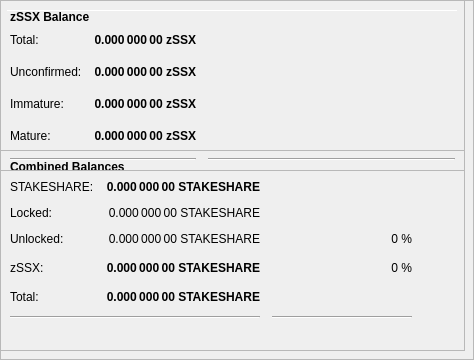
        <widget class="QFrame" name="frameObfuscation">
         <property name="minimumSize">
          <size>
           <width>0</width>
           <height>350</height>
          </size>
         </property>
         <property name="layoutDirection">
          <enum>Qt::LeftToRight</enum>
         </property>
         <property name="frameShape">
          <enum>QFrame::StyledPanel</enum>
         </property>
         <property name="frameShadow">
          <enum>QFrame::Raised</enum>
         </property>
         <widget class="QPushButton" name="runAutoDenom">
          <property name="geometry">
           <rect>
            <x>251</x>
            <y>17</y>
            <width>1</width>
            <height>1</height>
           </rect>
          </property>
          <property name="palette">
           <palette>
            <active>
             <colorrole role="WindowText">
              <brush brushstyle="SolidPattern">
               <color alpha="255">
                <red>0</red>
                <green>0</green>
                <blue>0</blue>
               </color>
              </brush>
             </colorrole>
             <colorrole role="Button">
              <brush brushstyle="SolidPattern">
               <color alpha="255">
                <red>239</red>
                <green>238</green>
                <blue>238</blue>
               </color>
              </brush>
             </colorrole>
             <colorrole role="Light">
              <brush brushstyle="SolidPattern">
               <color alpha="255">
                <red>255</red>
                <green>255</green>
                <blue>255</blue>
               </color>
              </brush>
             </colorrole>
             <colorrole role="Midlight">
              <brush brushstyle="SolidPattern">
               <color alpha="255">
                <red>247</red>
                <green>246</green>
                <blue>246</blue>
               </color>
              </brush>
             </colorrole>
             <colorrole role="Dark">
              <brush brushstyle="SolidPattern">
               <color alpha="255">
                <red>119</red>
                <green>119</green>
                <blue>119</blue>
               </color>
              </brush>
             </colorrole>
             <colorrole role="Mid">
              <brush brushstyle="SolidPattern">
               <color alpha="255">
                <red>159</red>
                <green>159</green>
                <blue>159</blue>
               </color>
              </brush>
             </colorrole>
             <colorrole role="Text">
              <brush brushstyle="SolidPattern">
               <color alpha="255">
                <red>0</red>
                <green>0</green>
                <blue>0</blue>
               </color>
              </brush>
             </colorrole>
             <colorrole role="BrightText">
              <brush brushstyle="SolidPattern">
               <color alpha="255">
                <red>255</red>
                <green>255</green>
                <blue>255</blue>
               </color>
              </brush>
             </colorrole>
             <colorrole role="ButtonText">
              <brush brushstyle="SolidPattern">
               <color alpha="255">
                <red>0</red>
                <green>0</green>
                <blue>0</blue>
               </color>
              </brush>
             </colorrole>
             <colorrole role="Base">
              <brush brushstyle="SolidPattern">
               <color alpha="255">
                <red>255</red>
                <green>255</green>
                <blue>255</blue>
               </color>
              </brush>
             </colorrole>
             <colorrole role="Window">
              <brush brushstyle="SolidPattern">
               <color alpha="255">
                <red>239</red>
                <green>238</green>
                <blue>238</blue>
               </color>
              </brush>
             </colorrole>
             <colorrole role="Shadow">
              <brush brushstyle="SolidPattern">
               <color alpha="255">
                <red>0</red>
                <green>0</green>
                <blue>0</blue>
               </color>
              </brush>
             </colorrole>
             <colorrole role="AlternateBase">
              <brush brushstyle="SolidPattern">
               <color alpha="255">
                <red>247</red>
                <green>246</green>
                <blue>246</blue>
               </color>
              </brush>
             </colorrole>
             <colorrole role="ToolTipBase">
              <brush brushstyle="SolidPattern">
               <color alpha="255">
                <red>255</red>
                <green>255</green>
                <blue>220</blue>
               </color>
              </brush>
             </colorrole>
             <colorrole role="ToolTipText">
              <brush brushstyle="SolidPattern">
               <color alpha="255">
                <red>0</red>
                <green>0</green>
                <blue>0</blue>
               </color>
              </brush>
             </colorrole>
            </active>
            <inactive>
             <colorrole role="WindowText">
              <brush brushstyle="SolidPattern">
               <color alpha="255">
                <red>0</red>
                <green>0</green>
                <blue>0</blue>
               </color>
              </brush>
             </colorrole>
             <colorrole role="Button">
              <brush brushstyle="SolidPattern">
               <color alpha="255">
                <red>239</red>
                <green>238</green>
                <blue>238</blue>
               </color>
              </brush>
             </colorrole>
             <colorrole role="Light">
              <brush brushstyle="SolidPattern">
               <color alpha="255">
                <red>255</red>
                <green>255</green>
                <blue>255</blue>
               </color>
              </brush>
             </colorrole>
             <colorrole role="Midlight">
              <brush brushstyle="SolidPattern">
               <color alpha="255">
                <red>247</red>
                <green>246</green>
                <blue>246</blue>
               </color>
              </brush>
             </colorrole>
             <colorrole role="Dark">
              <brush brushstyle="SolidPattern">
               <color alpha="255">
                <red>119</red>
                <green>119</green>
                <blue>119</blue>
               </color>
              </brush>
             </colorrole>
             <colorrole role="Mid">
              <brush brushstyle="SolidPattern">
               <color alpha="255">
                <red>159</red>
                <green>159</green>
                <blue>159</blue>
               </color>
              </brush>
             </colorrole>
             <colorrole role="Text">
              <brush brushstyle="SolidPattern">
               <color alpha="255">
                <red>0</red>
                <green>0</green>
                <blue>0</blue>
               </color>
              </brush>
             </colorrole>
             <colorrole role="BrightText">
              <brush brushstyle="SolidPattern">
               <color alpha="255">
                <red>255</red>
                <green>255</green>
                <blue>255</blue>
               </color>
              </brush>
             </colorrole>
             <colorrole role="ButtonText">
              <brush brushstyle="SolidPattern">
               <color alpha="255">
                <red>0</red>
                <green>0</green>
                <blue>0</blue>
               </color>
              </brush>
             </colorrole>
             <colorrole role="Base">
              <brush brushstyle="SolidPattern">
               <color alpha="255">
                <red>255</red>
                <green>255</green>
                <blue>255</blue>
               </color>
              </brush>
             </colorrole>
             <colorrole role="Window">
              <brush brushstyle="SolidPattern">
               <color alpha="255">
                <red>239</red>
                <green>238</green>
                <blue>238</blue>
               </color>
              </brush>
             </colorrole>
             <colorrole role="Shadow">
              <brush brushstyle="SolidPattern">
               <color alpha="255">
                <red>0</red>
                <green>0</green>
                <blue>0</blue>
               </color>
              </brush>
             </colorrole>
             <colorrole role="AlternateBase">
              <brush brushstyle="SolidPattern">
               <color alpha="255">
                <red>247</red>
                <green>246</green>
                <blue>246</blue>
               </color>
              </brush>
             </colorrole>
             <colorrole role="ToolTipBase">
              <brush brushstyle="SolidPattern">
               <color alpha="255">
                <red>255</red>
                <green>255</green>
                <blue>220</blue>
               </color>
              </brush>
             </colorrole>
             <colorrole role="ToolTipText">
              <brush brushstyle="SolidPattern">
               <color alpha="255">
                <red>0</red>
                <green>0</green>
                <blue>0</blue>
               </color>
              </brush>
             </colorrole>
            </inactive>
            <disabled>
             <colorrole role="WindowText">
              <brush brushstyle="SolidPattern">
               <color alpha="255">
                <red>119</red>
                <green>119</green>
                <blue>119</blue>
               </color>
              </brush>
             </colorrole>
             <colorrole role="Button">
              <brush brushstyle="SolidPattern">
               <color alpha="255">
                <red>239</red>
                <green>238</green>
                <blue>238</blue>
               </color>
              </brush>
             </colorrole>
             <colorrole role="Light">
              <brush brushstyle="SolidPattern">
               <color alpha="255">
                <red>255</red>
                <green>255</green>
                <blue>255</blue>
               </color>
              </brush>
             </colorrole>
             <colorrole role="Midlight">
              <brush brushstyle="SolidPattern">
               <color alpha="255">
                <red>247</red>
                <green>246</green>
                <blue>246</blue>
               </color>
              </brush>
             </colorrole>
             <colorrole role="Dark">
              <brush brushstyle="SolidPattern">
               <color alpha="255">
                <red>119</red>
                <green>119</green>
                <blue>119</blue>
               </color>
              </brush>
             </colorrole>
             <colorrole role="Mid">
              <brush brushstyle="SolidPattern">
               <color alpha="255">
                <red>159</red>
                <green>159</green>
                <blue>159</blue>
               </color>
              </brush>
             </colorrole>
             <colorrole role="Text">
              <brush brushstyle="SolidPattern">
               <color alpha="255">
                <red>119</red>
                <green>119</green>
                <blue>119</blue>
               </color>
              </brush>
             </colorrole>
             <colorrole role="BrightText">
              <brush brushstyle="SolidPattern">
               <color alpha="255">
                <red>255</red>
                <green>255</green>
                <blue>255</blue>
               </color>
              </brush>
             </colorrole>
             <colorrole role="ButtonText">
              <brush brushstyle="SolidPattern">
               <color alpha="255">
                <red>119</red>
                <green>119</green>
                <blue>119</blue>
               </color>
              </brush>
             </colorrole>
             <colorrole role="Base">
              <brush brushstyle="SolidPattern">
               <color alpha="255">
                <red>239</red>
                <green>238</green>
                <blue>238</blue>
               </color>
              </brush>
             </colorrole>
             <colorrole role="Window">
              <brush brushstyle="SolidPattern">
               <color alpha="255">
                <red>239</red>
                <green>238</green>
                <blue>238</blue>
               </color>
              </brush>
             </colorrole>
             <colorrole role="Shadow">
              <brush brushstyle="SolidPattern">
               <color alpha="255">
                <red>0</red>
                <green>0</green>
                <blue>0</blue>
               </color>
              </brush>
             </colorrole>
             <colorrole role="AlternateBase">
              <brush brushstyle="SolidPattern">
               <color alpha="255">
                <red>239</red>
                <green>238</green>
                <blue>238</blue>
               </color>
              </brush>
             </colorrole>
             <colorrole role="ToolTipBase">
              <brush brushstyle="SolidPattern">
               <color alpha="255">
                <red>255</red>
                <green>255</green>
                <blue>220</blue>
               </color>
              </brush>
             </colorrole>
             <colorrole role="ToolTipText">
              <brush brushstyle="SolidPattern">
               <color alpha="255">
                <red>0</red>
                <green>0</green>
                <blue>0</blue>
               </color>
              </brush>
             </colorrole>
            </disabled>
           </palette>
          </property>
          <property name="focusPolicy">
           <enum>Qt::NoFocus</enum>
          </property>
          <property name="autoFillBackground">
           <bool>true</bool>
          </property>
          <property name="text">
           <string/>
          </property>
          <property name="flat">
           <bool>true</bool>
          </property>
         </widget>
         <widget class="Line" name="line">
          <property name="geometry">
           <rect>
            <x>7</x>
            <y>10</y>
            <width>451</width>
            <height>1</height>
           </rect>
          </property>
          <property name="orientation">
           <enum>Qt::Horizontal</enum>
          </property>
         </widget>
         <widget class="QFrame" name="frame_3">
          <property name="geometry">
           <rect>
            <x>0</x>
            <y>150</y>
            <width>465</width>
            <height>201</height>
           </rect>
          </property>
          <property name="frameShape">
           <enum>QFrame::StyledPanel</enum>
          </property>
          <property name="frameShadow">
           <enum>QFrame::Raised</enum>
          </property>
          <layout class="QVBoxLayout" name="verticalLayout_5">
           <item>
            <layout class="QHBoxLayout" name="horizontalLayout_5" stretch="0">
             <item>
              <widget class="QLabel" name="label_5z">
               <property name="maximumSize">
                <size>
                 <width>16777215</width>
                 <height>20</height>
                </size>
               </property>
               <property name="font">
                <font>
                 <weight>75</weight>
                 <bold>true</bold>
                </font>
               </property>
               <property name="toolTip">
                <string>Combined Balances (including unconfirmed and immature coins)</string>
               </property>
               <property name="text">
                <string>&lt;html&gt;&lt;head/&gt;&lt;body&gt;&lt;p&gt;Combined Balances&lt;/p&gt;&lt;/body&gt;&lt;/html&gt;</string>
               </property>
              </widget>
             </item>
            </layout>
           </item>
           <item>
            <layout class="QGridLayout" name="gridLayout_3">
             <property name="spacing">
              <number>12</number>
             </property>
             <item row="7" column="0" colspan="2">
              <widget class="Line" name="lineSpendableBalance_3">
               <property name="orientation">
                <enum>Qt::Horizontal</enum>
               </property>
              </widget>
             </item>
             <item row="7" column="2">
              <widget class="Line" name="lineWatchBalance_3">
               <property name="sizePolicy">
                <sizepolicy hsizetype="Preferred" vsizetype="Fixed">
                 <horstretch>0</horstretch>
                 <verstretch>0</verstretch>
                </sizepolicy>
               </property>
               <property name="minimumSize">
                <size>
                 <width>140</width>
                 <height>0</height>
                </size>
               </property>
               <property name="orientation">
                <enum>Qt::Horizontal</enum>
               </property>
              </widget>
             </item>
             <item row="4" column="1">
              <widget class="QLabel" name="labelzBalancez">
               <property name="font">
                <font>
                 <weight>75</weight>
                 <bold>true</bold>
                </font>
               </property>
               <property name="cursor">
                <cursorShape>IBeamCursor</cursorShape>
               </property>
               <property name="toolTip">
                <string>Total of transactions that have yet to be confirmed, and do not yet count toward the spendable balance</string>
               </property>
               <property name="text">
                <string notr="true">0.000 000 00 STAKESHARE</string>
               </property>
               <property name="alignment">
                <set>Qt::AlignRight|Qt::AlignTrailing|Qt::AlignVCenter</set>
               </property>
               <property name="textInteractionFlags">
                <set>Qt::LinksAccessibleByMouse|Qt::TextSelectableByKeyboard|Qt::TextSelectableByMouse</set>
               </property>
              </widget>
             </item>
             <item row="6" column="1">
              <widget class="QLabel" name="labelTotalz">
               <property name="font">
                <font>
                 <weight>75</weight>
                 <bold>true</bold>
                </font>
               </property>
               <property name="cursor">
                <cursorShape>IBeamCursor</cursorShape>
               </property>
               <property name="toolTip">
                <string>Total Balance, including unconfirmed and immature coins.</string>
               </property>
               <property name="text">
                <string notr="true">0.000 000 00 STAKESHARE</string>
               </property>
               <property name="alignment">
                <set>Qt::AlignRight|Qt::AlignTrailing|Qt::AlignVCenter</set>
               </property>
               <property name="textInteractionFlags">
                <set>Qt::LinksAccessibleByMouse|Qt::TextSelectableByKeyboard|Qt::TextSelectableByMouse</set>
               </property>
              </widget>
             </item>
             <item row="4" column="3">
              <spacer name="horizontalSpacer_6">
               <property name="orientation">
                <enum>Qt::Horizontal</enum>
               </property>
               <property name="sizeHint" stdset="0">
                <size>
                 <width>40</width>
                 <height>20</height>
                </size>
               </property>
              </spacer>
             </item>
             <item row="6" column="0">
              <widget class="QLabel" name="labelTotalTextz">
               <property name="text">
                <string>Total:</string>
               </property>
              </widget>
             </item>
             <item row="1" column="0">
              <widget class="QLabel" name="labelBalanceTextz">
               <property name="text">
                <string>STAKESHARE:</string>
               </property>
              </widget>
             </item>
             <item row="1" column="1">
              <widget class="QLabel" name="labelBalancez">
               <property name="font">
                <font>
                 <weight>75</weight>
                 <bold>true</bold>
                </font>
               </property>
               <property name="cursor">
                <cursorShape>IBeamCursor</cursorShape>
               </property>
               <property name="toolTip">
                <string>Your current spendable balance</string>
               </property>
               <property name="text">
                <string notr="true">0.000 000 00 STAKESHARE</string>
               </property>
               <property name="alignment">
                <set>Qt::AlignRight|Qt::AlignTrailing|Qt::AlignVCenter</set>
               </property>
               <property name="textInteractionFlags">
                <set>Qt::LinksAccessibleByMouse|Qt::TextSelectableByKeyboard|Qt::TextSelectableByMouse</set>
               </property>
              </widget>
             </item>
             <item row="4" column="0">
              <widget class="QLabel" name="labelzBalanceTextz">
               <property name="toolTip">
                <string/>
               </property>
               <property name="text">
                <string>zSSX:</string>
               </property>
              </widget>
             </item>
             <item row="4" column="2">
              <widget class="QLabel" name="labelzSSXPercent">
               <property name="toolTip">
                <string>Current percentage of zSSX.
If AutoMint is enabled this percentage will settle around the configured AutoMint percentage (default = 10%)</string>
               </property>
               <property name="text">
                <string>0 %</string>
               </property>
               <property name="alignment">
                <set>Qt::AlignRight|Qt::AlignTrailing|Qt::AlignVCenter</set>
               </property>
              </widget>
             </item>
             <item row="6" column="2">
              <widget class="QLabel" name="label100Percent">
               <property name="text">
                <string/>
               </property>
               <property name="alignment">
                <set>Qt::AlignRight|Qt::AlignTrailing|Qt::AlignVCenter</set>
               </property>
              </widget>
             </item>
             <item row="2" column="1">
              <widget class="QLabel" name="labelLockedBalance">
               <property name="toolTip">
                <string>Locked STAKESHARE or Masternode collaterals. These are excluded from zSSX minting.</string>
               </property>
               <property name="text">
                <string>0.000 000 00 STAKESHARE</string>
               </property>
               <property name="alignment">
                <set>Qt::AlignRight|Qt::AlignTrailing|Qt::AlignVCenter</set>
               </property>
              </widget>
             </item>
             <item row="2" column="0">
              <widget class="QLabel" name="labelLockedBalanceText">
               <property name="toolTip">
                <string>Locked STAKESHARE or Masternode collaterals. These are excluded from zSSX minting.</string>
               </property>
               <property name="text">
                <string>Locked:</string>
               </property>
              </widget>
             </item>
             <item row="3" column="0">
              <widget class="QLabel" name="labelUnLockedBalanceText">
               <property name="toolTip">
                <string>Unlocked STAKESHAREs. These can be used for zSSX minting.</string>
               </property>
               <property name="text">
                <string>Unlocked:</string>
               </property>
              </widget>
             </item>
             <item row="3" column="1">
              <widget class="QLabel" name="labelUnLockedBalance">
               <property name="toolTip">
                <string>Unlocked STAKESHAREs. These can be used for zSSX minting.</string>
               </property>
               <property name="text">
                <string>0.000 000 00 STAKESHARE</string>
               </property>
               <property name="alignment">
                <set>Qt::AlignRight|Qt::AlignTrailing|Qt::AlignVCenter</set>
               </property>
              </widget>
             </item>
             <item row="3" column="2">
              <widget class="QLabel" name="labelSTAKESHAREPercent">
               <property name="text">
                <string>0 %</string>
               </property>
               <property name="alignment">
                <set>Qt::AlignRight|Qt::AlignTrailing|Qt::AlignVCenter</set>
               </property>
              </widget>
             </item>
            </layout>
           </item>
           <item>
            <spacer name="verticalSpacer">
             <property name="orientation">
              <enum>Qt::Vertical</enum>
             </property>
             <property name="sizeHint" stdset="0">
              <size>
               <width>20</width>
               <height>40</height>
              </size>
             </property>
            </spacer>
           </item>
          </layout>
         </widget>
         <widget class="QFrame" name="frame_4">
          <property name="geometry">
           <rect>
            <x>0</x>
            <y>0</y>
            <width>465</width>
            <height>171</height>
           </rect>
          </property>
          <property name="frameShape">
           <enum>QFrame::StyledPanel</enum>
          </property>
          <property name="frameShadow">
           <enum>QFrame::Raised</enum>
          </property>
          <layout class="QVBoxLayout" name="verticalLayout_7">
           <item>
            <layout class="QHBoxLayout" name="horizontalLayout_8" stretch="0">
             <item>
              <widget class="QLabel" name="label_5z_3">
               <property name="maximumSize">
                <size>
                 <width>16777215</width>
                 <height>20</height>
                </size>
               </property>
               <property name="font">
                <font>
                 <weight>75</weight>
                 <bold>true</bold>
                </font>
               </property>
               <property name="text">
                <string>zSSX Balance</string>
               </property>
              </widget>
             </item>
            </layout>
           </item>
           <item>
            <layout class="QGridLayout" name="gridLayout_5">
             <property name="spacing">
              <number>12</number>
             </property>
             <item row="4" column="0">
              <widget class="QLabel" name="labelzBalanceMatureText">
               <property name="toolTip">
                <string>Mature: more than 20 confirmation and more than 1 mints of the same denomination after it was minted.
These zSSX are spendable.</string>
               </property>
               <property name="text">
                <string>Mature:</string>
               </property>
              </widget>
             </item>
             <item row="5" column="0" colspan="2">
              <widget class="Line" name="lineSpendableBalance_5">
               <property name="orientation">
                <enum>Qt::Horizontal</enum>
               </property>
              </widget>
             </item>
             <item row="1" column="1">
              <widget class="QLabel" name="labelzBalance">
               <property name="font">
                <font>
                 <weight>75</weight>
                 <bold>true</bold>
                </font>
               </property>
               <property name="cursor">
                <cursorShape>IBeamCursor</cursorShape>
               </property>
               <property name="toolTip">
                <string>All available zSSX, unconfirmed and immature zSSX included.</string>
               </property>
               <property name="text">
                <string notr="true">0.000 000 00 zSSX</string>
               </property>
               <property name="alignment">
                <set>Qt::AlignRight|Qt::AlignTrailing|Qt::AlignVCenter</set>
               </property>
               <property name="textInteractionFlags">
                <set>Qt::LinksAccessibleByMouse|Qt::TextSelectableByKeyboard|Qt::TextSelectableByMouse</set>
               </property>
              </widget>
             </item>
             <item row="5" column="2">
              <widget class="Line" name="lineWatchBalance_5">
               <property name="sizePolicy">
                <sizepolicy hsizetype="Preferred" vsizetype="Fixed">
                 <horstretch>0</horstretch>
                 <verstretch>0</verstretch>
                </sizepolicy>
               </property>
               <property name="minimumSize">
                <size>
                 <width>140</width>
                 <height>0</height>
                </size>
               </property>
               <property name="orientation">
                <enum>Qt::Horizontal</enum>
               </property>
              </widget>
             </item>
             <item row="1" column="0">
              <widget class="QLabel" name="labelzBalanceText">
               <property name="toolTip">
                <string>All available zSSX, unconfirmed and immature zSSX included.</string>
               </property>
               <property name="text">
                <string>Total:</string>
               </property>
              </widget>
             </item>
             <item row="1" column="2">
              <spacer name="horizontalSpacer_8">
               <property name="orientation">
                <enum>Qt::Horizontal</enum>
               </property>
               <property name="sizeHint" stdset="0">
                <size>
                 <width>40</width>
                 <height>20</height>
                </size>
               </property>
              </spacer>
             </item>
             <item row="4" column="2">
              <spacer name="horizontalSpacer_4">
               <property name="orientation">
                <enum>Qt::Horizontal</enum>
               </property>
               <property name="sizeHint" stdset="0">
                <size>
                 <width>40</width>
                 <height>20</height>
                </size>
               </property>
              </spacer>
             </item>
             <item row="4" column="1">
              <widget class="QLabel" name="labelzBalanceMature">
               <property name="font">
                <font>
                 <weight>75</weight>
                 <bold>true</bold>
                </font>
               </property>
               <property name="toolTip">
                <string>Mature: more than 20 confirmation and more than 1 mints of the same denomination after it was minted.
These zSSX are spendable.</string>
               </property>
               <property name="text">
                <string>0.000 000 00 zSSX</string>
               </property>
               <property name="alignment">
                <set>Qt::AlignRight|Qt::AlignTrailing|Qt::AlignVCenter</set>
               </property>
              </widget>
             </item>
             <item row="2" column="0">
              <widget class="QLabel" name="labelzBalanceUnconfirmedText">
               <property name="toolTip">
                <string>Unconfirmed: less than 20 confirmations
Immature: confirmed, but less than 1 mints of the same denomination after it was minted</string>
               </property>
               <property name="text">
                <string>Unconfirmed:</string>
               </property>
              </widget>
             </item>
             <item row="2" column="1">
              <widget class="QLabel" name="labelzBalanceUnconfirmed">
               <property name="font">
                <font>
                 <weight>75</weight>
                 <bold>true</bold>
                </font>
               </property>
               <property name="toolTip">
                <string>Unconfirmed: less than 20 confirmations
Immature: confirmed, but less than 1 mints of the same denomination after it was minted</string>
               </property>
               <property name="text">
                <string>0.000 000 00 zSSX</string>
               </property>
               <property name="alignment">
                <set>Qt::AlignRight|Qt::AlignTrailing|Qt::AlignVCenter</set>
               </property>
              </widget>
             </item>
             <item row="2" column="2">
              <spacer name="horizontalSpacer_5">
               <property name="orientation">
                <enum>Qt::Horizontal</enum>
               </property>
               <property name="sizeHint" stdset="0">
                <size>
                 <width>40</width>
                 <height>20</height>
                </size>
               </property>
              </spacer>
             </item>
             <item row="3" column="0">
              <widget class="QLabel" name="labelzBalanceImmatureText">
               <property name="toolTip">
                <string>Unconfirmed: less than 20 confirmations
Immature: confirmed, but less than 1 mints of the same denomination after it was minted</string>
               </property>
               <property name="text">
                <string>Immature:</string>
               </property>
              </widget>
             </item>
             <item row="3" column="1">
              <widget class="QLabel" name="labelzBalanceImmature">
               <property name="font">
                <font>
                 <weight>75</weight>
                 <bold>true</bold>
                </font>
               </property>
               <property name="toolTip">
                <string>Unconfirmed: less than 20 confirmations
Immature: confirmed, but less than 1 mints of the same denomination after it was minted</string>
               </property>
               <property name="text">
                <string>0.000 000 00 zSSX</string>
               </property>
               <property name="alignment">
                <set>Qt::AlignRight|Qt::AlignTrailing|Qt::AlignVCenter</set>
               </property>
              </widget>
             </item>
             <item row="3" column="2">
              <spacer name="horizontalSpacer_7">
               <property name="orientation">
                <enum>Qt::Horizontal</enum>
               </property>
               <property name="sizeHint" stdset="0">
                <size>
                 <width>40</width>
                 <height>20</height>
                </size>
               </property>
              </spacer>
             </item>
            </layout>
           </item>
          </layout>
         </widget>
        </widget>
